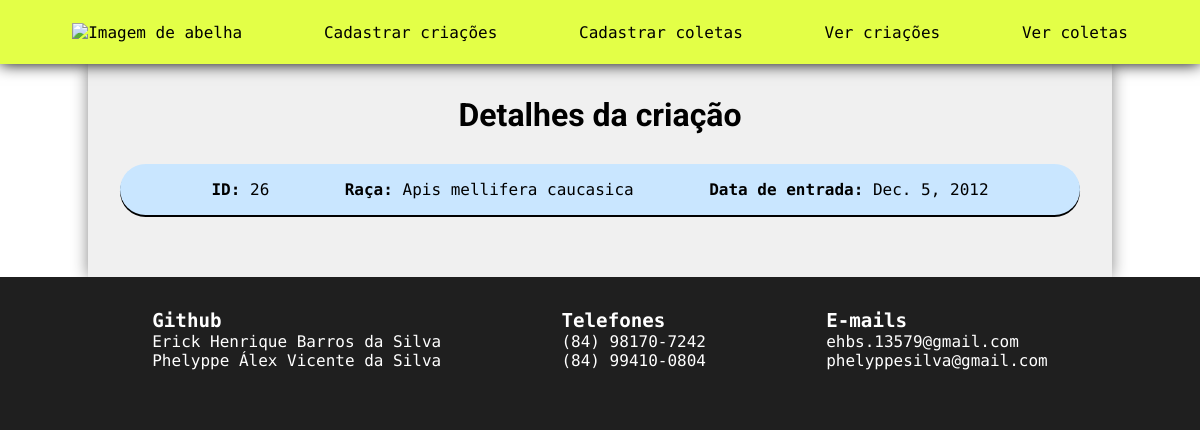
/detalhes-criacao/26, run on the app's committed database.
### Producao/models.py (models this page shows, shortened)
class Criacao(models.Model):
    id = models.AutoField(primary_key=True)
    raca = models.CharField(max_length=30, verbose_name='raca')
    data_entrada = models.DateField(max_length=10, verbose_name='data_entrada')
    class Meta:
        ordering = ['data_entrada', 'raca']
        app_label = 'Producao'

### Producao/views.py (the view)
# urls.py: path('detalhes-criacao/<int:pk>', views.detalhar_criacao, name='detalhes_criacao'),
def detalhar_criacao(request, pk):
    criacao = Criacao.objects.get(id=pk)
    informacoes = {
        'criacao': criacao
    }
    return render(request, 'Producao/detalhes_criacao.html', informacoes)

### templates/Producao/detalhes_criacao.html (shortened to what this page needs)
{% extends "base.html" %}
{% block subtitulo %}
Detalhes da criação
{% endblock %}
{% block conteudo %}
    <div class="tabela">
        <div class="linha">
            <div class="coluna">
                <b>ID:</b> {{ criacao.id }}
            </div>
            <div class="coluna">
                <b>Raça:</b> {{ criacao.raca }}
            </div>
            <div class="coluna">
                <b>Data de entrada:</b> {{ criacao.data_entrada }}
            </div>
        </div>
    </div>
{% endblock %}

### templates/base.html (style rules this page uses)
* { padding: 0; margin: 0; outline: none; text-decoration: none; }
:root { --altura-cabecalho: 4em; --borda: solid; --cor-footer: rgb(31, 31, 31); }
html { background-color: var(--cor-footer); width: 100%; height: 100vh; }
.tabela { margin: 30px 0; font-family: Roboto Mono; text-align: center; width: 100%; }
.linha { width: calc((2 * 1)em - 100%); padding: 1em; margin-top: 10px; box-shadow: 0px 2px 0px 0px black; display: flex; flex-wrap: wrap; justify-content: space-evenly; background-color: rgb(201, 230, 255); border-radius: 1.6em; }
.coluna { text-align: center; }

### data on the page
Criacao: id "26", raca "Apis mellifera caucasica", data_entrada "Dec. 5, 2012"
